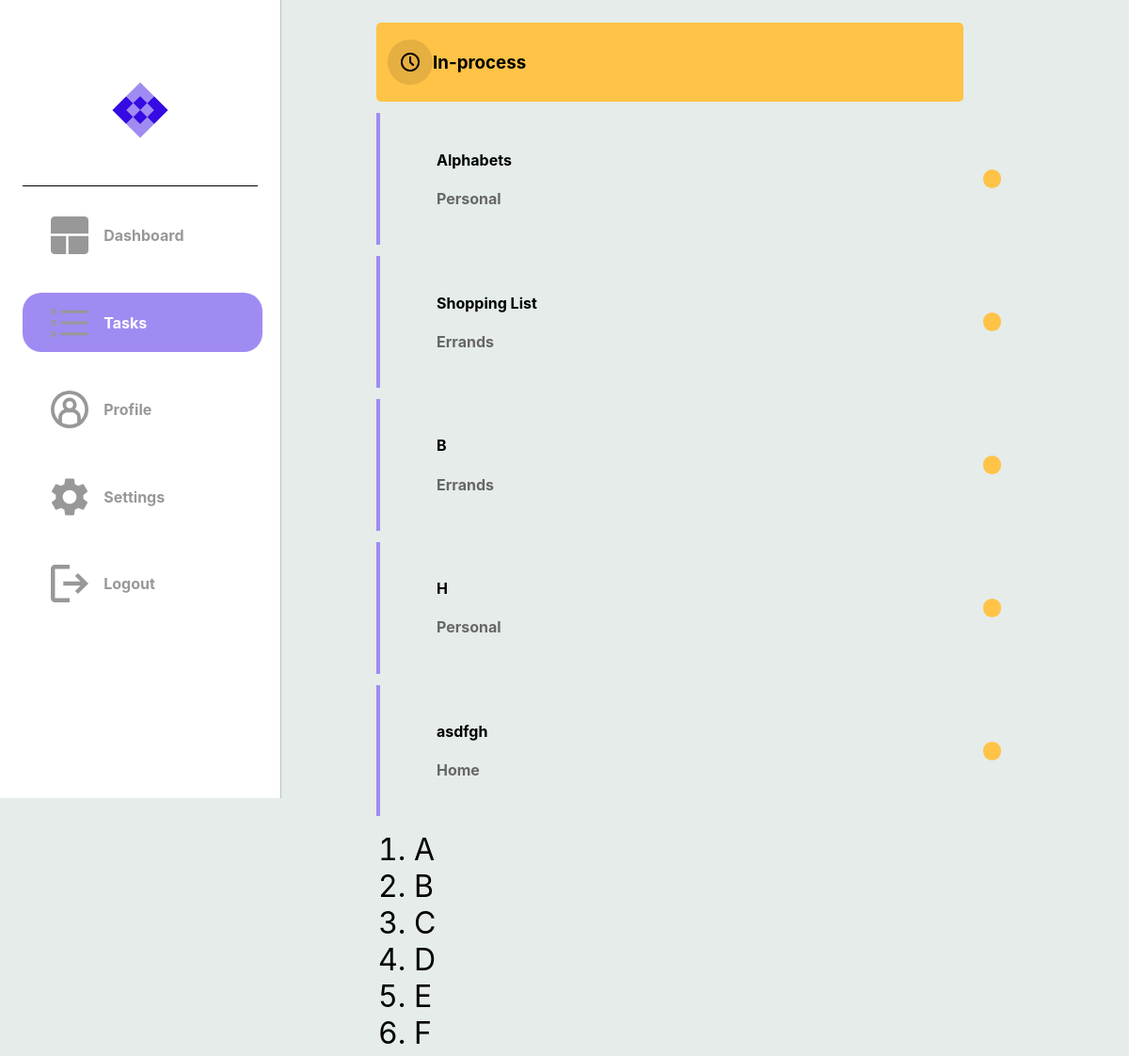
/in_process_tasks (signed in, upper part), run on an earlier commit of the app's database.
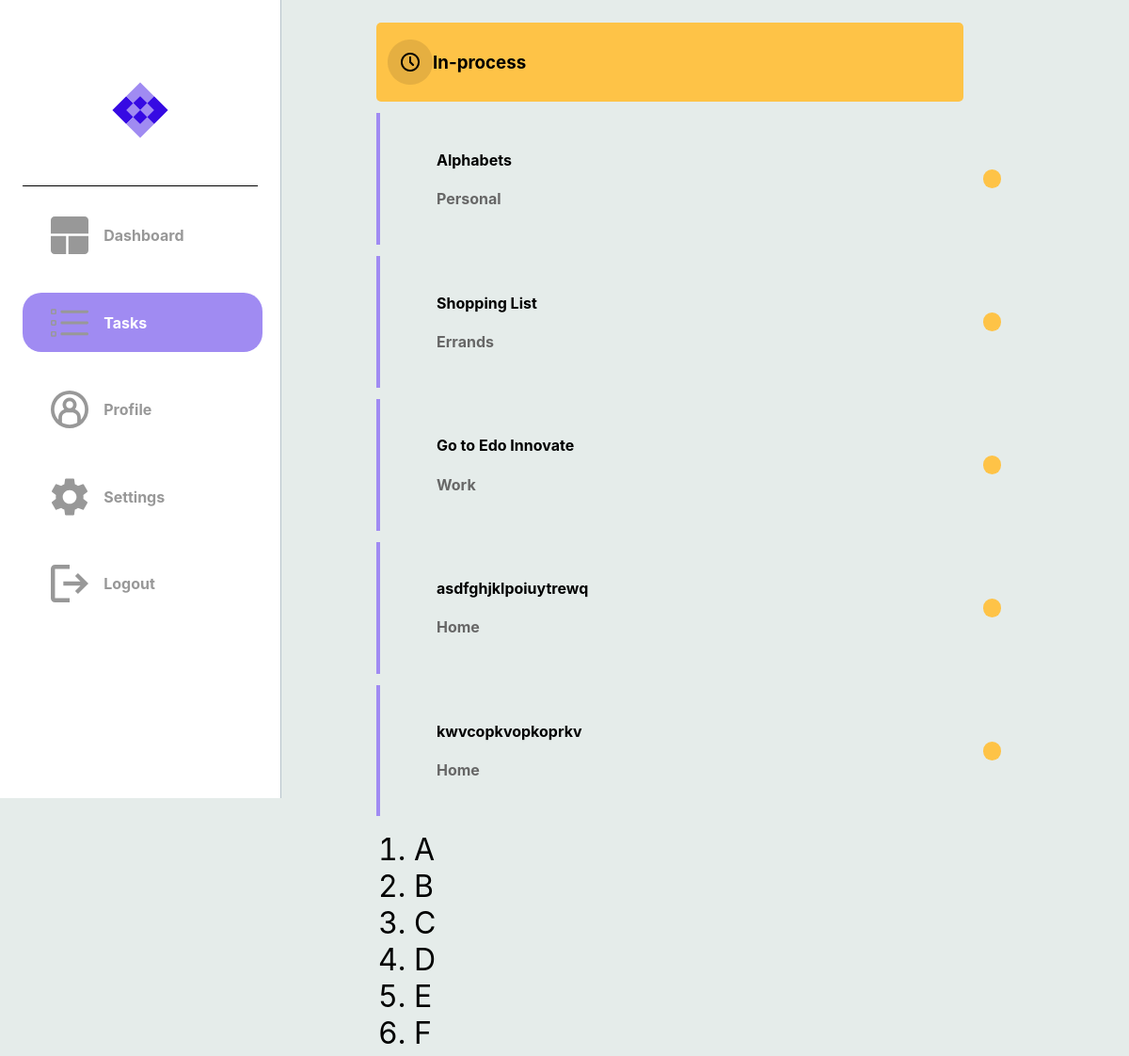
And on a later commit of the database.
### dotask/models.py (models this page shows)
class Task(db.Model):
    __tablename__ = "task"
    id = db.Column(db.Integer, primary_key=True)
    title = db.Column(db.String(100), nullable=False)
    description = db.Column(db.String(400), nullable=False)
    due_date = db.Column(db.Date, nullable=False)
    status = db.Column(Enum(TaskStatus))
    tag = db.Column(Enum(TaskTag))
    user_id = db.Column(db.Integer, db.ForeignKey('user.id'), nullable=False)
    user = relationship('User', back_populates='tasks')

### dotask/routes.py (the view)
@app.route("/in_process_tasks")
@login_required
def hello_in_process_tasks():
    tasks = Task.query.filter_by(user_id=current_user.id).all()
    if tasks:
        return render_template("in_process_tasks.html", tasks=tasks)
    else:
        return render_template("in_process_tasks.html")

### dotask/routes.py (called while the page is built)
@app.after_request
def after_request(response):
    response.headers["Cache-Control"] = "no-cache, no-store, must-revalidate"
    return response

@login_manager.user_loader
def load_user(user_id):
    return User.query.get(user_id)

### dotask/templates/in_process_tasks.html (shortened to what this page needs)
{% extends "layout.html" %}
{% block head %}
    <link rel="stylesheet" {% block css_tab_colour %} href="../static/page_css_folder/tasks.css" {% endblock %}/>
{% endblock %}
{% block categories %}
    <div class="cate-container-1">
        <img src="../static/in_process.png">
        <h3>In-process</h3>
    </div>
{% endblock categories %}
{% block tasks %}
        {% if tasks %}
            {% for task in tasks %}
                {% if task.status.name == 'In_Progress' %}
                    <a href="{{ url_for('hello_each_task', task_id=task['id']) }}">
                        <div class="message-box">
                            <div class="message">
                                <h4> {{ task['title'] }} </h4>
                                <h4 style="color: #676767;"> {{ task.tag.name }} </h4>
                            </div>
                            <div class="message-dot {% if task.status.name == 'In_Progress' %}progress-task
                                {% elif task.status.name == 'Completed' %}completed-task
                                {% elif task.status.name == 'Cancelled' %}cancelled-task
                                {% else %}unknown-task
                                {% endif %}">
                            </div>
                        </div>
                    </a>
                {% endif %}
            {% endfor %}
            {% else %}
                <div class="message-box">
                    <div class="message">
                        <h2>No Tasks Yet</h2>
                    </div>
                </div>
        {% endif %}
    {% endblock tasks %}

What changed in the data, as far as the page shows it:
removed Task: title "B", tag.name "Errands"
no longer on this page (row edited): Task: title "H", tag.name "Personal"
removed Task: title "asdfgh", tag.name "Home"
now on this page (row edited): Task: title "Go to Edo Innovate", tag.name "Work"
added Task: title "asdfghjklpoiuytrewq", tag.name "Home"
added Task: title "kwvcopkvopkoprkv", tag.name "Home"
